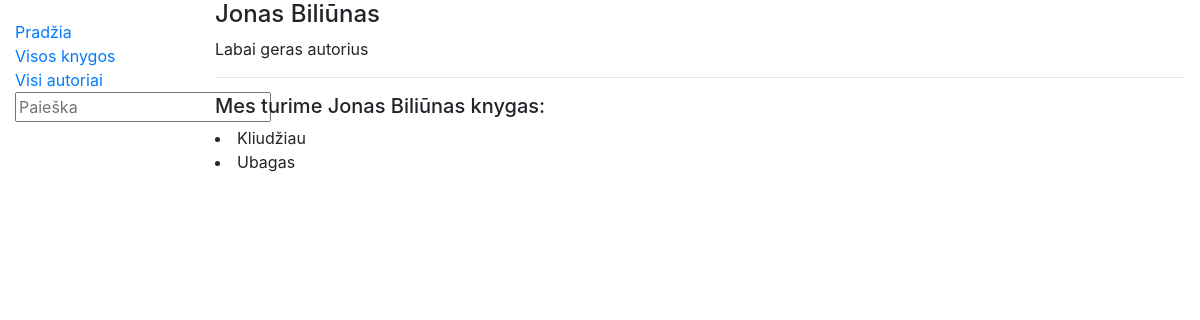
Screenshot of /library/authors/2 with the database file from the repository.
### library/models.py (models this page shows, shortened)
class Author(models.Model):
    first_name = models.CharField('Vardas', max_length=100)
    last_name = models.CharField('Pavarde', max_length=100)
    description = models.TextField('Aprašymas', max_length=2000, default='Labai geras autorius')
    class Meta:
        ordering = ['last_name', 'first_name']
    def display_books(self):
        return ', '.join(book.title for book in self.books.all()[:3])
    display_books.short_Description = 'Knygos'

class Book(models.Model):
    title = models.CharField('Pavadinimas', max_length=200)
    summary = models.TextField('Aprašymas', max_length=1000)
    isbn = models.CharField('ISBN', max_length=13,
                            help_text='13 Simbolių <a href="https://lt.wikipedia.org/wiki/ISBN"> ISBN kodas</a>')
    author = models.ForeignKey('Author', on_delete=models.SET_NULL, null=True, related_name='books')
    genre = models.ManyToManyField('Genre', help_text='Išsirinkite žanrą(us)')
    def display_genre(self):
        return ', '.join(genre.name for genre in self.genre.all()[:2])
    display_genre.short_description = 'Žanras'

### library/views.py (the view)
# urls.py: path('authors/<int:author_id>', views.author, name='author-one'),
def author(request, author_id):
    single_author = get_object_or_404(Author, pk=author_id)
    context_t = {
        'author_t': single_author
    }
    return render(request, 'author.html', context=context_t)

### library/templates/author.html (shortened to what this page needs)
{% extends 'base.html' %}
{% block content %}
<h4> {{ author_t.first_name }} {{ author_t.last_name }} </h4>
<p> {{ author_t.description }}</p>
<hr/>
<h5>Mes turime {{ author_t.first_name }} {{ author_t.last_name }} knygas: </h5>
{% for book in author_t.books.all %}
<li>{{ book.title }}</li>
{% endfor %}
{% endblock %}

### rows the page displays
Author: first_name "Jonas", last_name "Biliūnas", description "Labai geras autorius"
Book: title "Kliudžiau"
Book: title "Ubagas"
